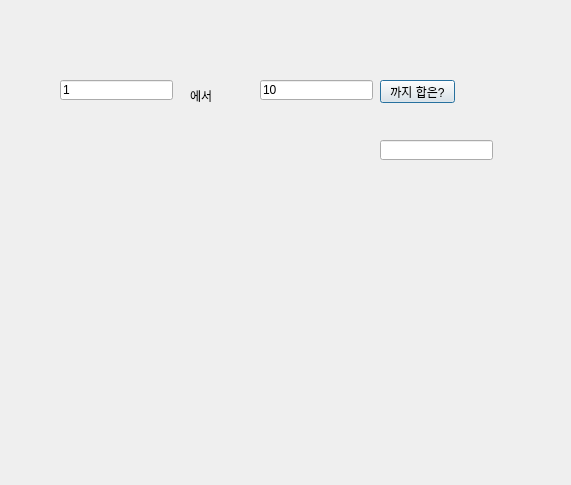
<?xml version="1.0" encoding="UTF-8"?>
<ui version="4.0">
 <class>Dialog</class>
 <widget class="QDialog" name="Dialog">
  <property name="geometry">
   <rect>
    <x>0</x>
    <y>0</y>
    <width>571</width>
    <height>485</height>
   </rect>
  </property>
  <property name="windowTitle">
   <string>Dialog</string>
  </property>
  <widget class="QPushButton" name="pb">
   <property name="geometry">
    <rect>
     <x>380</x>
     <y>80</y>
     <width>75</width>
     <height>23</height>
    </rect>
   </property>
   <property name="text">
    <string>까지 합은?</string>
   </property>
  </widget>
  <widget class="QLineEdit" name="le1">
   <property name="geometry">
    <rect>
     <x>60</x>
     <y>80</y>
     <width>113</width>
     <height>20</height>
    </rect>
   </property>
   <property name="text">
    <string>1</string>
   </property>
  </widget>
  <widget class="QLineEdit" name="le2">
   <property name="geometry">
    <rect>
     <x>260</x>
     <y>80</y>
     <width>113</width>
     <height>20</height>
    </rect>
   </property>
   <property name="text">
    <string>10</string>
   </property>
  </widget>
  <widget class="QLabel" name="label">
   <property name="geometry">
    <rect>
     <x>190</x>
     <y>90</y>
     <width>56</width>
     <height>12</height>
    </rect>
   </property>
   <property name="text">
    <string>에서</string>
   </property>
  </widget>
  <widget class="QLineEdit" name="le3">
   <property name="geometry">
    <rect>
     <x>380</x>
     <y>140</y>
     <width>113</width>
     <height>20</height>
    </rect>
   </property>
   <property name="text">
    <string/>
   </property>
  </widget>
 </widget>
 <resources/>
 <connections/>
</ui>
